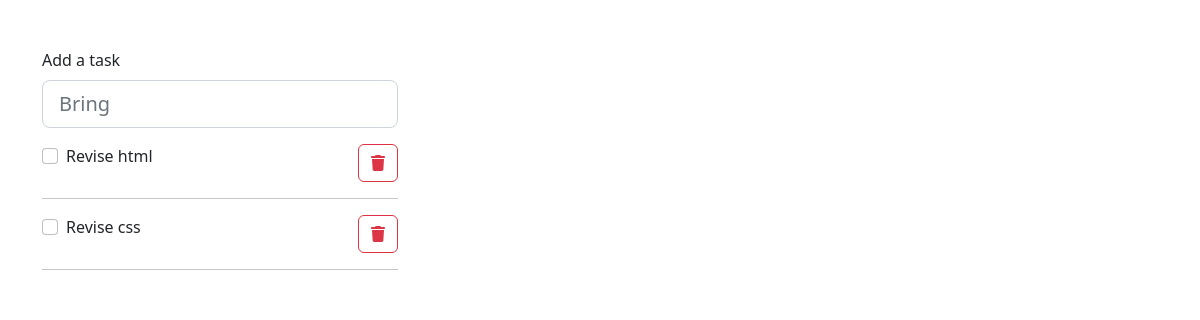
The app's page /, older data.
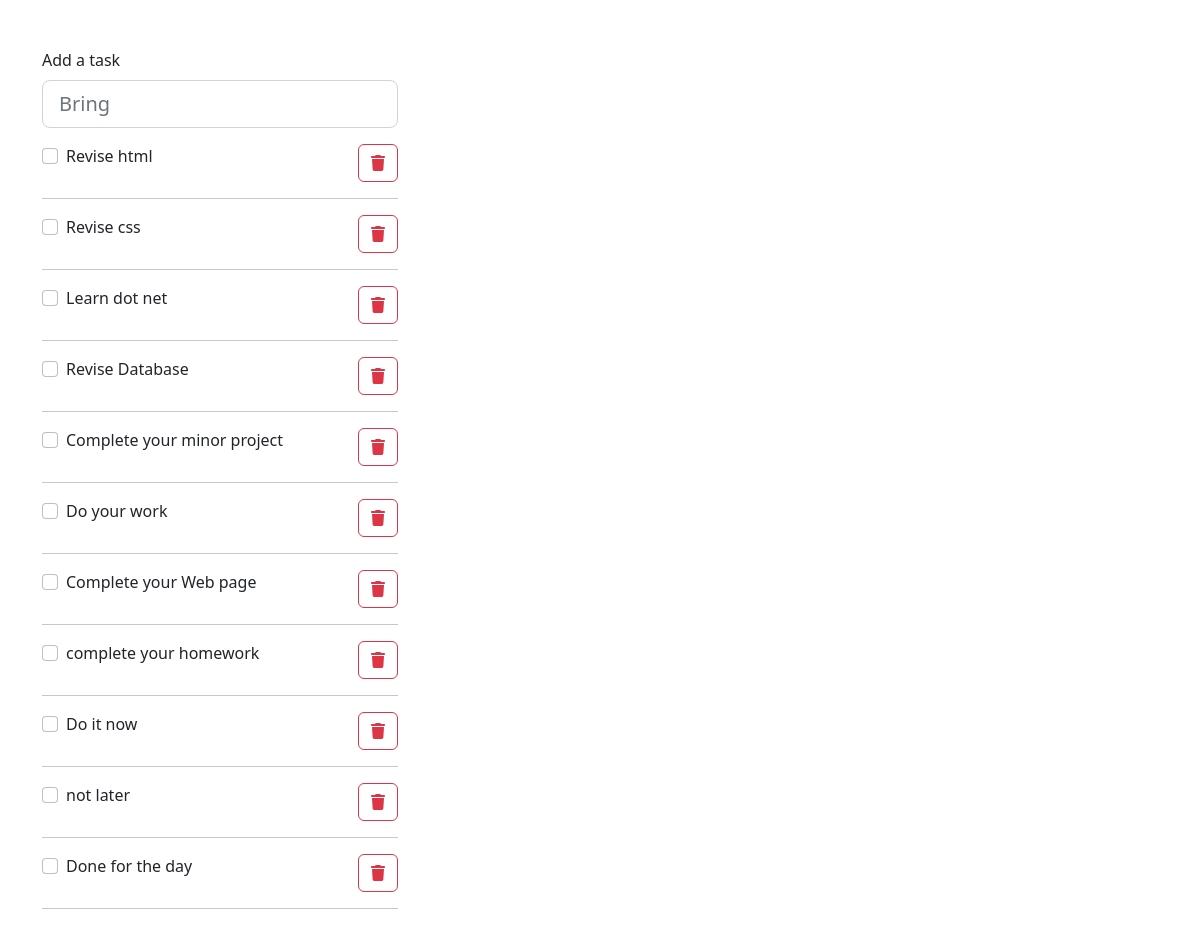
The same page, newer data.
### home/models.py (models this page shows, shortened)
class Task (models.Model):
    title = models.CharField(max_length=200)
    is_completed =  models.BooleanField(default=False)
    created = models.DateTimeField(auto_now_add=True)

### home/views.py (the view)
# urls.py: path('',views.index,name="home"),
def index(request):
    context = {
        'task': Task.objects.all()
    }
    return render(request,'index.html',context)

### templates/index.html (shortened to what this page needs)
<!doctype html>
<html lang="en">
<head>
    <link href="https://cdn.jsdelivr.net/npm/bootstrap@5.2.1/dist/css/bootstrap.min.css" rel="stylesheet"
>
         <link rel="stylesheet" href="https://cdnjs.cloudflare.com/ajax/libs/font-awesome/6.2.0/css/all.min.css"
 />
</head>
<body>
    <main>
        <div class="container">
            <div class="row">
                <div class="col-md-4">
                  {% include 'TODO_list.html' %}
                </div>
            </div>
        </div>
    </main>
</body>
</html>

### templates/TODO_list.html (shortened to what this page needs)
<div id="todo-list" class="pt-5">
    <form class="d-flex" hx-post="{% url 'add' %}">
        <div class="col">
            <div class="mb-3">
                <label for="task" class="form-label">Add a task</label>
                <input type="text" name="task" id="task" class="form-control form-control-lg" placeholder="Bring ">
            </div>
        </div>
    </form>
    <div class="col">
        {% for item in task %}
        <div class="d-flex justify-content-between">
        {% if item.is_completed %}
        <div class="form-check form-check-inline">
            <input class="form-check-input" type="checkbox" id="{{item.title}}" value={{item.id}}
            hx-get="{% url 'update' item.id %}" checked>
            <label class="form-check-label" for="{{item.title}}"><del>{{item.title}}</del></label>
        </div>
        {% else %}
        <div class="form-check form-check-inline">
            <input class="form-check-input" type="checkbox" id="{{item.title}}" value={{item.id}}
            hx-get="{% url 'update' item.id %}">
            <label class="form-check-label" for="{{item.title}}">{{item.title}}</label>
        </div>
        {% endif %}
        <button type="button" class="btn btn-outline-danger" hx-get="{% url 'delete' item.id %}"> <i class="fa fa-trash"></i></button>
     </div>
     <hr>
     {% empty %}
        <div class="alert alert-warning" role="alert">
            Please enter a task !
        </div>
        {% endfor %}
    </div>
</div>

Row changes from the older to the newer data that the page shows:
added Task: title "Learn dot net"
added Task: title "Revise Database"
added Task: title "Complete your minor project"
added Task: title "Do your work"
added Task: title "Complete your Web page"
added Task: title "complete your homework"
added Task: title "Do it now"
added Task: title "not later"
added Task: title "Done for the day"
